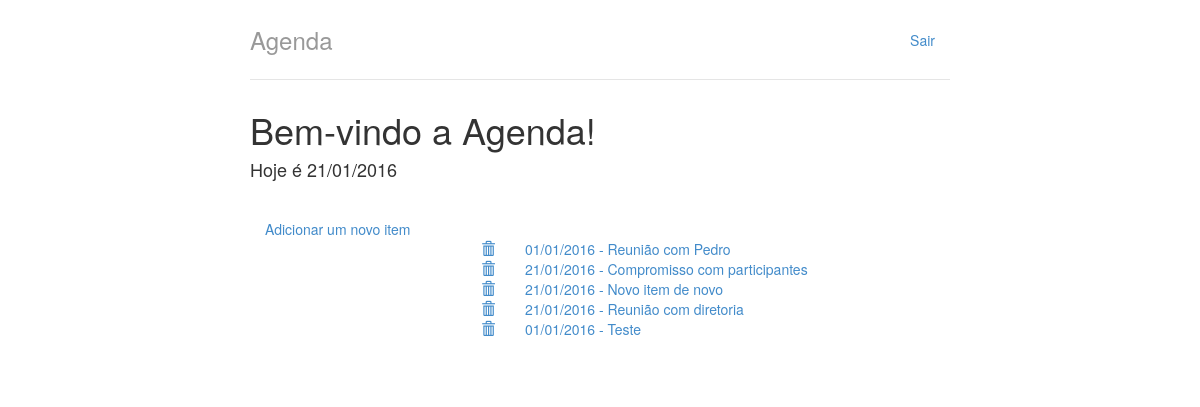
Screenshot of / (signed in) with the database file from the repository.
### agenda/models.py (models this page shows, shortened)
class ItemAgenda(models.Model):
	data = models.DateField()
	hora = models.TimeField()
	titulo = models.CharField(max_length=100)
	descricao = models.TextField()
	usuario = models.ForeignKey(User)
	participantes = models.ManyToManyField(User, related_name="item_participantes")

### agenda/views.py (the view)
# urls.py: url(r'^$', views.lista, name="lista"),
@login_required
def lista(request):
	lista_de_itens = ItemAgenda.objects.filter(usuario=request.user)
	return render(request, 'lista.html', {"lista_de_itens": lista_de_itens})

### agenda/templates/lista.html
{% extends 'base.html' %}
{% block body %}
<div class="col-md-12">
	<div class="row">
		<div class="col-md-12">
			<a href="adiciona/">Adicionar um novo item</a>
		</div>
	</div>
	<div class="row">
		<ul>
			{% for item in lista_de_itens %}
			<li style="list-style-type: none;">
				<div class="col-md-4">
					<a href="{% url 'remove' item.id %}" class="pull-right">
						<span class="glyphicon glyphicon-trash"></span>
					</a>
				</div>
				<div class="col-md-8">
					<a href="{% url 'detalha' item.id %}" class="pull-left">
						{{ item.data|date:'d/m/Y'}} - {{ item.titulo }}
					</a>
				</div>
			</li>
			{% empty %}
				<li>Sem itens na lista</li>
			{% endfor %}
		</ul>
	</div>
</div>
{% endblock %}

### agenda/static/styles/main.css (style rules this page uses)
body { padding-top: 20px; padding-bottom: 20px; }

### rows the page displays
ItemAgenda: data "01/01/2016", titulo "Reunião com Pedro"
ItemAgenda: data "21/01/2016", titulo "Compromisso com participantes"
ItemAgenda: data "21/01/2016", titulo "Novo item de novo"
ItemAgenda: data "21/01/2016", titulo "Reunião com diretoria"
ItemAgenda: data "01/01/2016", titulo "Teste"
